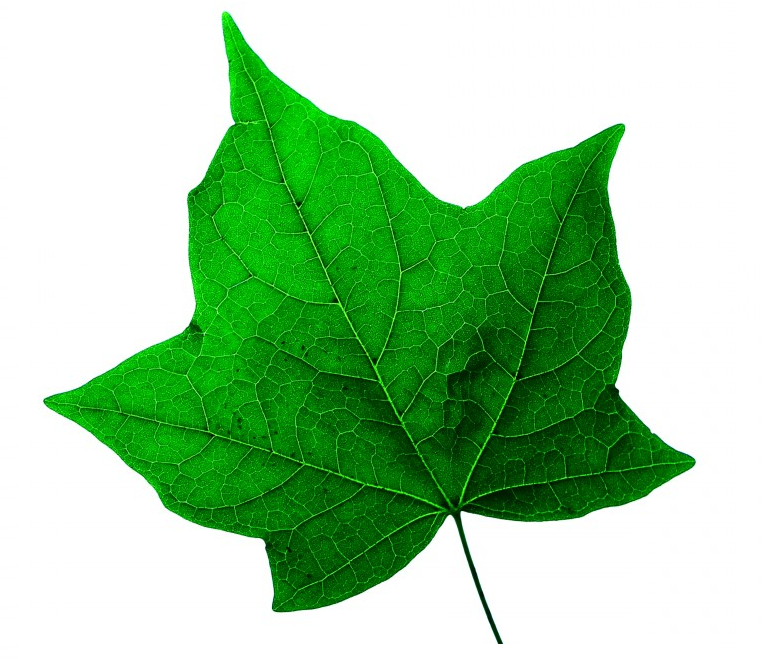
#> input picture 07 Thresholding/leaf.png, 765 x 659 px
$ python 09_scikit1.py
#> lines starting #> are read from the running program, lines starting #| are printed output that depends on the picture; after the words box and inside, x2 and y2 are one past the last pixel; in counts of white or black regions, pixels touching at a corner belong together
from skimage import img_as_ubyte
from skimage.filters import threshold_otsu
import cv2
import matplotlib.pyplot as plt
import numpy as np


def show_image_with_matplotlib(color_img, title, pos):
    image_RGB = color_img[:, :, ::-1]

    ax = plt.subplot(3, 2, pos)
    plt.imshow(image_RGB)
    plt.title(title)
    plt.axis('off')

def show_hist_with_matplotlib(hist, title, pos, color, t):
    ax = plt.subplot(2, 2, pos)

    plt.xlabel('bins')
    plt.ylabel('no. of pixels')
    plt.xlim([0, 256])
    plt.axvline(x=t, color='m', linestyle='--')
    plt.plot(hist, color)


fig = plt.figure(figsize=(6, 5))
fig.patch.set_facecolor('silver')
plt.suptitle('Thresholding Color Images', fontsize=14, fontweight='bold')


image = cv2.imread('leaf.png')
#> image is the input picture: shape (659, 765, 3); mean B, G, R 160, 206.4, 160
gray_image = cv2.cvtColor(image, cv2.COLOR_BGR2GRAY)
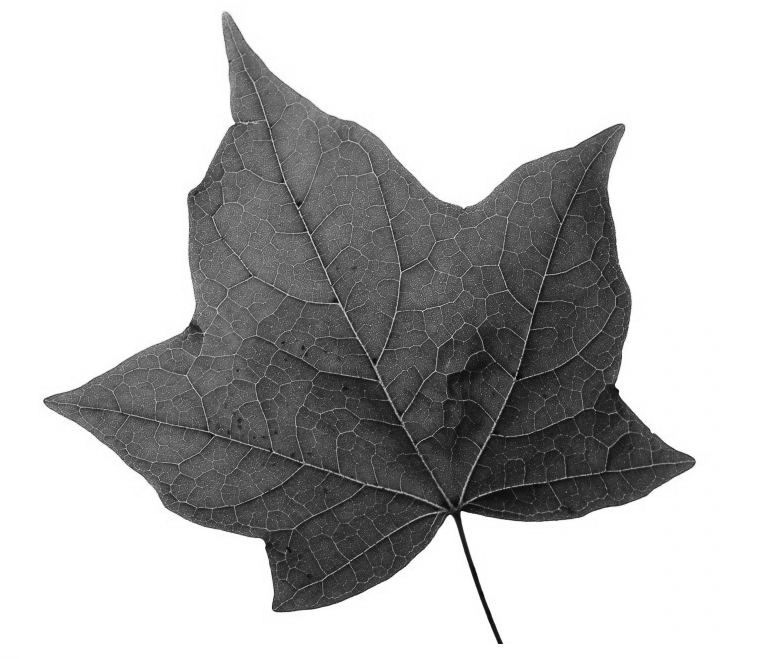
#> gray_image: shape (659, 765); min 7, max 255, mean 187.2

hist = cv2.calcHist([gray_image], [0], None, [256], [0, 256])
#> hist = 256 values, max 271687 at index 255, min 0 at index 0, mean 1969.3

thresh = threshold_otsu(gray_image) # apply otsu and return threshold value
#> thresh = 166
binary = gray_image > thresh
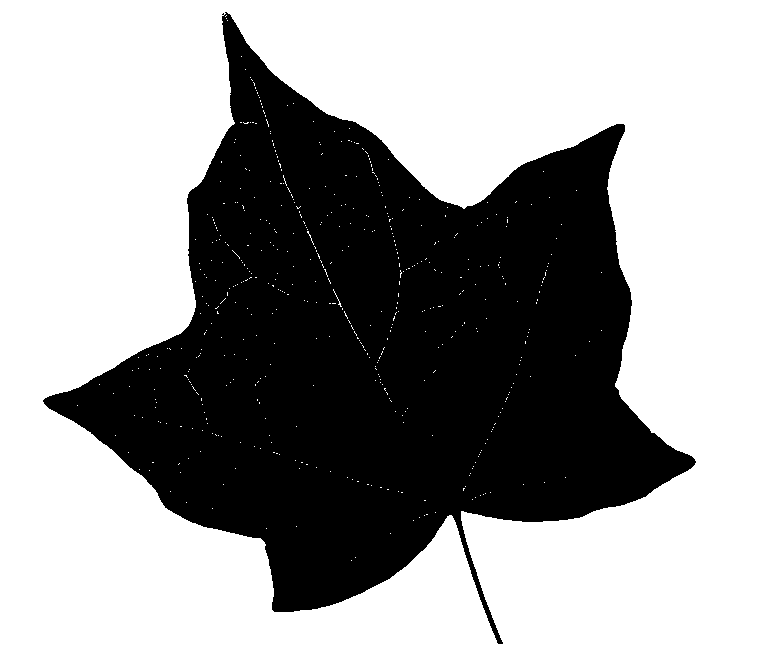
#> binary: shape (659, 765) bool; 61.8% white; 1 black region, box (x1, y1, x2, y2) and area: (43, 12, 696, 644) 192540
print("binary image 'dtype': '{}'".format(binary.dtype))
#| binary image 'dtype': 'bool'
binary = img_as_ubyte(binary)

show_image_with_matplotlib(image, "image", 1)
show_image_with_matplotlib(cv2.cvtColor(gray_image, cv2.COLOR_GRAY2BGR), "gray img", 2)
show_hist_with_matplotlib(hist, "grayscale histogram", 3, 'm', thresh)
show_image_with_matplotlib(cv2.cvtColor(binary, cv2.COLOR_GRAY2BGR), "Otsu's binarization (scikit-image)", 4)

plt.show()
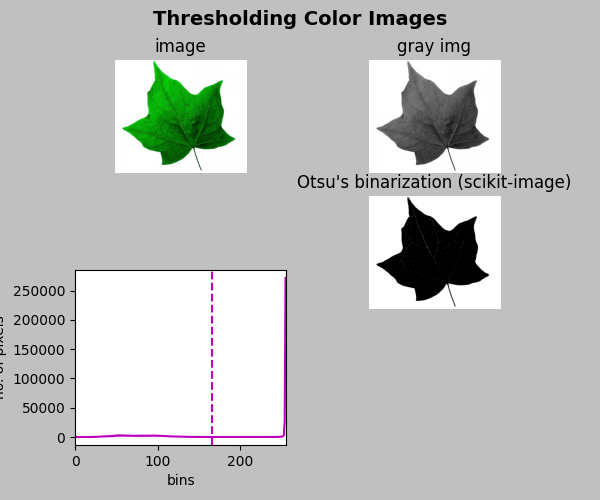
#> figure drawn by matplotlib, 4 panels; panel 3: curve peaks at x = 255, y = 271687
